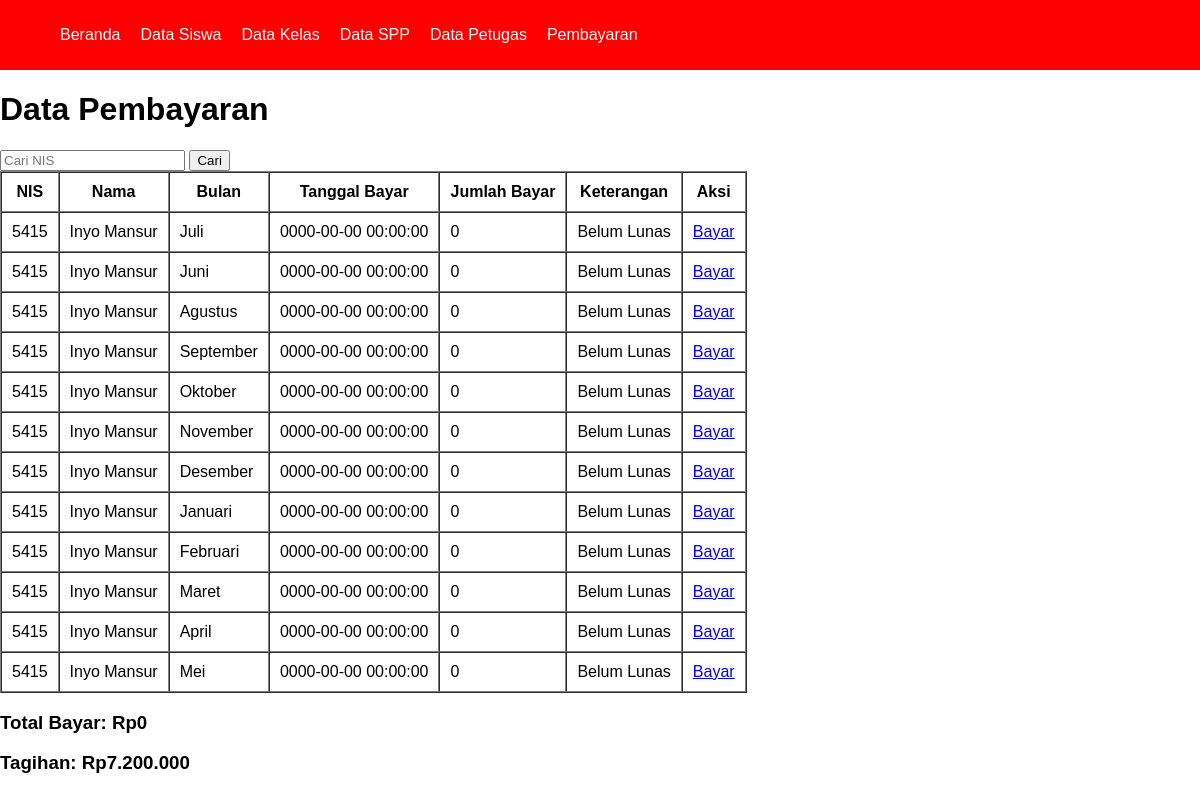
Before: /pembayaran/pembayaran.php?keyword=5415 with the older database file.
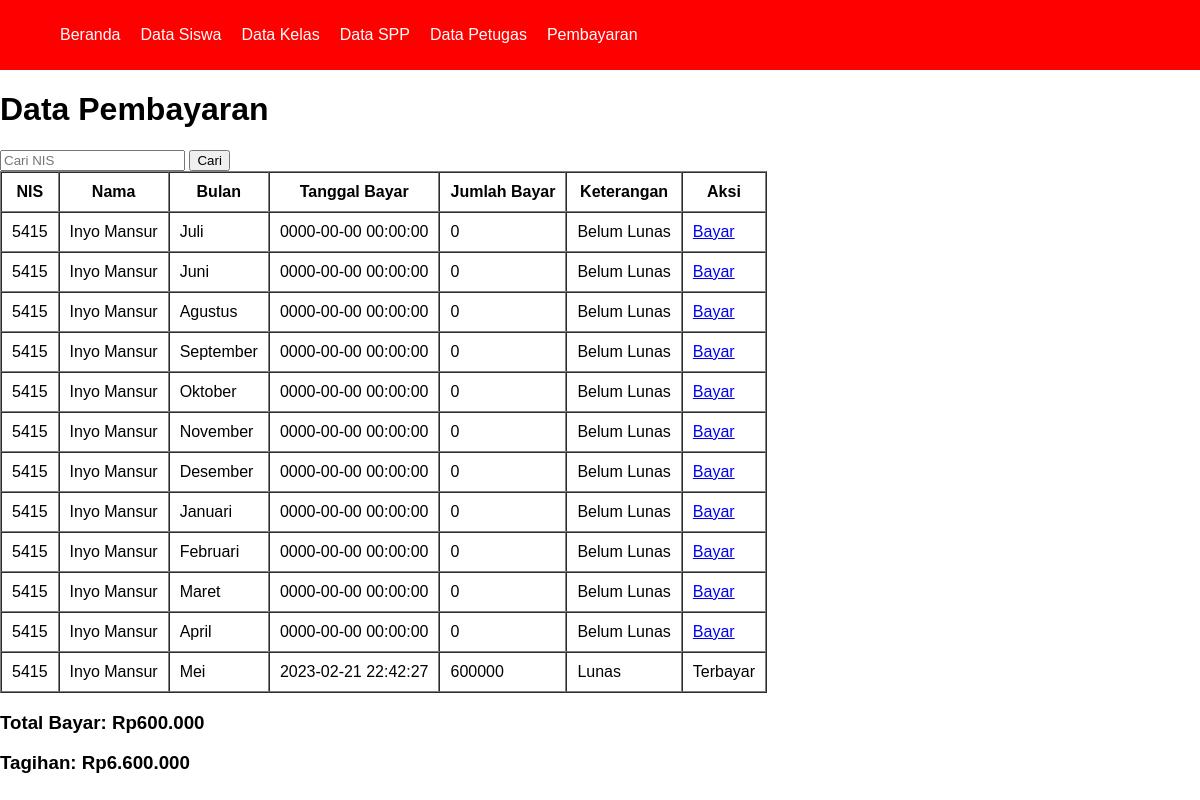
After: the same page with the newer database file.
### tables this page shows
CREATE TABLE `tb_pembayaran` (
  `id_pembayaran` int(5) NOT NULL,
  `nip` varchar(5) DEFAULT NULL,
  `nis` int(5) NOT NULL,
  `bulan` varchar(50) NOT NULL,
  `tgl_bayar` datetime DEFAULT NULL,
  `jumlah_bayar` double DEFAULT NULL
);

CREATE TABLE `tb_siswa` (
  `nis` int(5) NOT NULL,
  `nama_siswa` varchar(100) NOT NULL,
  `password` varchar(10) NOT NULL,
  `id_kelas` varchar(10) NOT NULL,
  `jenis_kelamin` varchar(10) NOT NULL,
  `alamat` varchar(100) NOT NULL
);

### pembayaran/functions_pembayaran.php (called while the page is built, shortened)
<?php
        $conn = mysqli_connect("localhost", "root", "", "spp_db");
        function query($query){
            global $conn;
            $result = mysqli_query($conn, $query);
            $rows = [];
            while( $row = mysqli_fetch_assoc($result)) {
                $rows[] = $row;
            }
            return $rows;
        }

### pembayaran/pembayaran.php (the view, shortened to what this page needs)
<?php
    require 'functions_pembayaran.php';
    require '../views/template/navbar.php';
    if(isset($_GET['keyword'])) {
        $keyword = $_GET['keyword'];
        $pembayaran = query("SELECT * FROM tb_pembayaran INNER JOIN tb_siswa USING(nis) WHERE nis = $keyword");
        $tagihan = query("SELECT SUM(jumlah_bayar) FROM tb_pembayaran INNER JOIN tb_siswa USING(nis) WHERE nis = $keyword")[0];
    }
?>
<!DOCTYPE html>
<html lang="en">
<head>
    <link rel="stylesheet" href="../CSS/style.css">
</head>
<body>
    <h1>Data Pembayaran</h1>
    <form action="pembayaran.php" method="GET" autocomplete="off" class="search-form">
        <input type="number" name="keyword" placeholder="Cari NIS" required>
        <button type="submit">Cari</button>
    </form>
    <?php if(isset($_GET['keyword'])) : ?>
    <table border="1" cellspacing="0" cellpadding="10">
        <tr>
            <th>NIS</th>
            <th>Nama</th>
            <th>Bulan</th>
            <th>Tanggal Bayar</th>
            <th>Jumlah Bayar</th>
            <th>Keterangan</th>
            <th>Aksi</th>
        </tr>
        <?php foreach($pembayaran as $row) : ?>
        <tr>
            <td><?= $row["nis"]; ?></td>
            <td><?= $row["nama_siswa"]; ?></td>
            <td><?= $row["bulan"]; ?></td>
            <td><?= $row["tgl_bayar"]; ?></td>
            <td><?= $row["jumlah_bayar"] ?></td>
            <td>
                <?php
                    if($row["jumlah_bayar"] > 0){
                        echo "Lunas";
                    } else{
                        echo "Belum Lunas";
                    }
                ?>
            </td>
            <?php
                if($row["jumlah_bayar"] == 600000){
            ?>      <td>Terbayar</td>
            <?php
                } else{
            ?>
                    <td>
                        <a href="proses_bayar.php?id_pembayaran=<?= $row["id_pembayaran"]; ?>&nis=<?= $row["nis"]; ?>">Bayar</a>
                    </td>
            <?php
                }
            ?>
        </tr>
        <?php endforeach; ?>
    </table>
    <h3>Total Bayar: Rp<?= number_format($tagihan['SUM(jumlah_bayar)'], 0, ',', '.'); ?></h3>
    <?php $totalNominal = 600000 * 12; ?>
    <h3>Tagihan: Rp<?= number_format($totalNominal - (int) $tagihan['SUM(jumlah_bayar)'], 0, ',', '.'); ?></h3>
    <?php endif; ?>
</body>
</html>

Changed rows visible on the page:
changed tb_pembayaran "Mei": tgl_bayar "0000-00-00 00:00:00" → "2023-02-21 22:42:27"; jumlah_bayar "0" → "600000"; jumlah_bayar "Belum Lunas Bayar" → "Lunas Terbayar"
Other visible differences:
$tagihan['SUM(jumlah_bayar)']: "0" → "600.000"
$totalNominal - (int) $tagihan['SUM(jumlah_bayar)']: "7.200.000" → "6.600.000"
